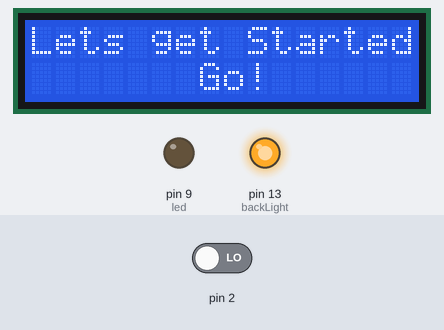
This sketch was run on a simulated Arduino Uno, built with avr-gcc and run on an emulated ATmega328P. Shown: 16×2 character LCD, output pins drawn as LEDs (lit = HIGH). Inputs (shaded band) come from the test bench; at power-on: pin 2 LOW.

Above: at 1.2 s.
1.3 s: pin 2 driven HIGH
At 1.7 s:
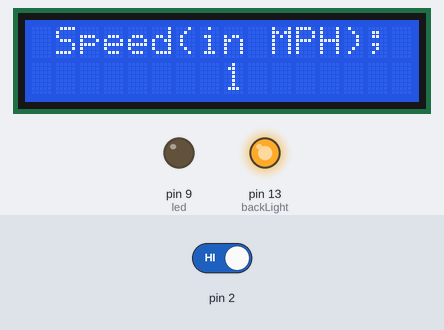
Timing chart, 0 to 4.3 s (numbered marks = the images above; inputs shaded):
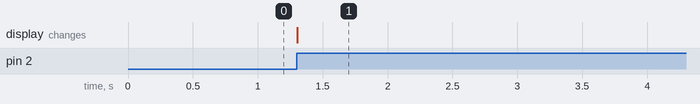

The sketch:

Arduino_LCD_HallEffect.ino
```cpp
#include <LiquidCrystal.h>

LiquidCrystal lcd(12, 11, 10, 7, 6, 5, 4);

int backLight = 13;                                 // pin 13 will control the backlight
int buttonState = 0;
int led = 9;
int turning = 0;


void setup()
{
  pinMode(led, OUTPUT);
  buttonState = digitalRead(9);

  pinMode(backLight, OUTPUT);
  digitalWrite(backLight, HIGH);                    // turn backlight on. Replace 'HIGH' with 'LOW' to turn it off.
  lcd.begin(16,2);                                  // columns, rows.  use 16,2 for a 16x2 LCD, etc.
  lcd.clear();                                      // start with a blank screen
  lcd.setCursor(0,0);                               // set cursor to column 0, row 0 (the first row)
  lcd.print("Lets get Started");                    // change text to whatever you like. keep it clean!
  lcd.setCursor(7,1);                               // set cursor to column 7, row 1
  lcd.print("Go!");
  attachInterrupt(0, magnet_detect, RISING);        //Initialize the intterrupt pin (Arduino digital pin 2)
}

 void magnet_detect()                               //This function is called whenever a magnet/interrupt is detected by the arduino
 {
  if(turning < 9 )
  {
    turning++;
    lcd.clear();
    lcd.setCursor(1,0);                               // set cursor to column 0, row 0 (the first row)
    lcd.print("Speed(in MPH);");
    lcd.setCursor(8,1);
    lcd.print(turning);
  }
  else
  {
    turning++;
    lcd.clear();
    lcd.setCursor(1,0);                               // set cursor to column 0, row 0 (the first row)
    lcd.print("Speed(in MPH);");
    lcd.setCursor(7,1);
    lcd.print(turning);
  }
 }

 void loop()
 {
 }
```

Measured:
- after the input at 1.3 s, the display: changes at once (image 1)
